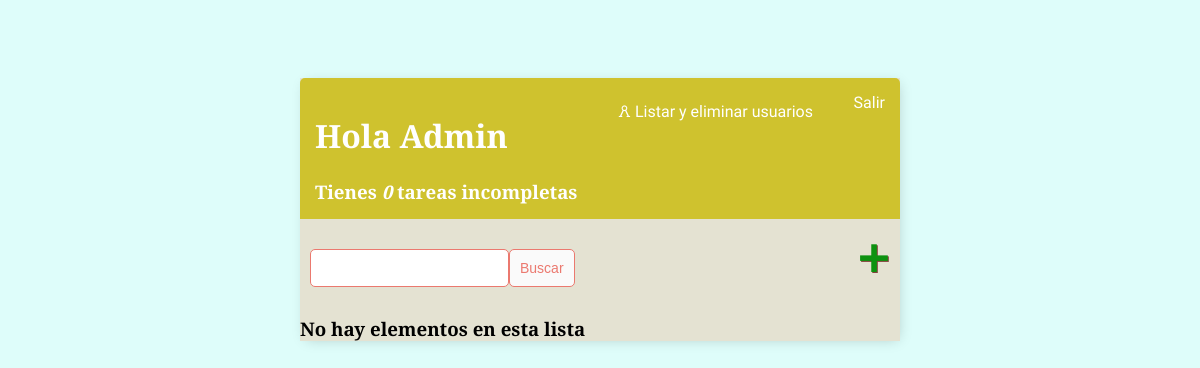
The page / (signed in) on the database as committed earlier.
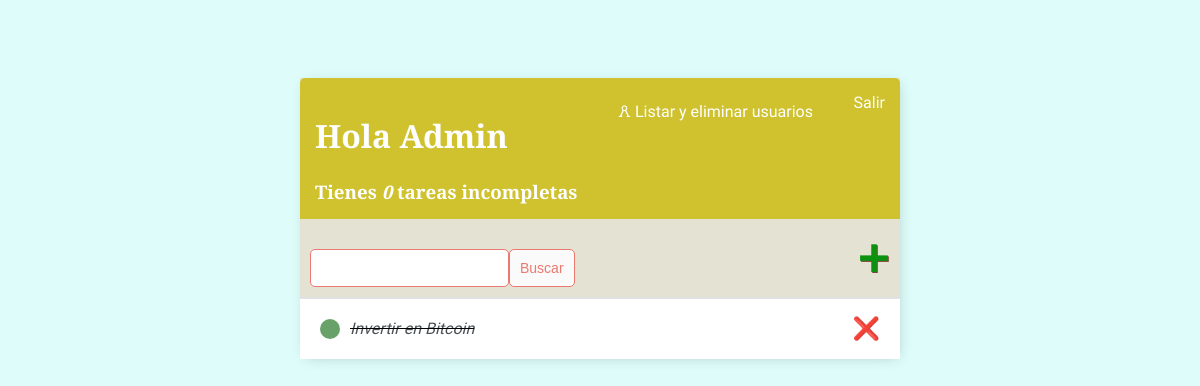
The same page on the database as committed later.
### base/models.py (models this page shows)
class Tarea(models.Model):
    usuario = models.ForeignKey(User, on_delete=models.CASCADE, null=True, blank=True)
    titulo = models.CharField(max_length=200)
    descripcion = models.TextField(null=True, blank=True)
    completo = models.BooleanField(default=False)
    creado = models.DateTimeField(auto_now_add=True)
    def __str__(self):
        return self.titulo
    class Meta:
        ordering = ['completo']

### base/views.py (the view)
# urls.py: path('', ListaPendientes.as_view(), name='tareas'),
class ListaPendientes(LoginRequiredMixin, ListView):
    model = Tarea
    context_object_name = 'tareas'
    def get_context_data(self, **kwarg):
        context = super().get_context_data(**kwarg)
        context['tareas'] = context['tareas'].filter(usuario=self.request.user)
        context['count'] = context['tareas'].filter(completo=False).count()
        valor_buscado = self.request.GET.get('area-buscar') or ''
        if valor_buscado:
            context['tareas'] = context['tareas'].filter(titulo__icontains=valor_buscado)
        context['valor_buscado'] = valor_buscado
        return context

### base/templates/base/tarea_list.html
{% extends 'base/principal.html' %}
{% block content %}
<div class="barra-superior">
    <div>
        <h1>Hola {{request.user|title}}</h1>
        <h3 style="margin:0">Tienes <i>{{count}}</i> tarea{{count|pluralize}} incompleta{{count|pluralize}}</h3>
    </div>
    {% if request.user.is_authenticated %}
        {% if request.user.is_superuser %}
            <a href="{% url 'lista_usuarios' %}">&#x1F736; Listar y eliminar usuarios</a>
        {% endif %}
        <a href="{% url 'logout' %}">Salir</a>
    {% else %}
        <a href="{% url 'login' %}">Ingresar</a>
    {% endif %}
</div>
<div id="envoltorio-agregar-buscar">
    <form method="GET" style="margin-top: 20px; display: flex;">
        <input type="text" name="area-buscar" value="{{valor_buscado}}">
        <input class="boton" type="submit" value="Buscar">
    </form>
    <a id="enlace-agregar" href="{% url 'crear-tarea' %}">&#x1F7A5;</a>
</div>
<div class="envoltorio-items-tarea">
    {% for tarea in tareas %}
    <div class="envoltorio-tarea">
        {% if tarea.completo %}
        <div class="titulo-tarea">
            <div class="icono-tarea-completa"></div>
            <i><s><a href="{% url 'editar-tarea' tarea.id %}">{{tarea}}</a></s></i>
        </div>
        <a class="enlace-eliminar" href="{% url 'eliminar-tarea' tarea.id %}">&#x274C;</a>
        {% else %}
        <div class="titulo-tarea">
            <div class="icono-tarea-incompleta"></div>
            <a href="{% url 'editar-tarea' tarea.id %}">{{tarea}}</a>
        </div>
        <a class="enlace-eliminar" href="{% url 'eliminar-tarea' tarea.id %}">&#x274C;</a>
        {% endif %}
    </div>
    {% empty %}
    <h3>No hay elementos en esta lista</h3>
    {% endfor %}
</div>
{% endblock content %}

Rows that differ between the two databases and show on the page:
added Tarea: titulo "Invertir en Bitcoin"
Other text that changed with them:
text no longer shown: "No hay elementos en esta lista"
